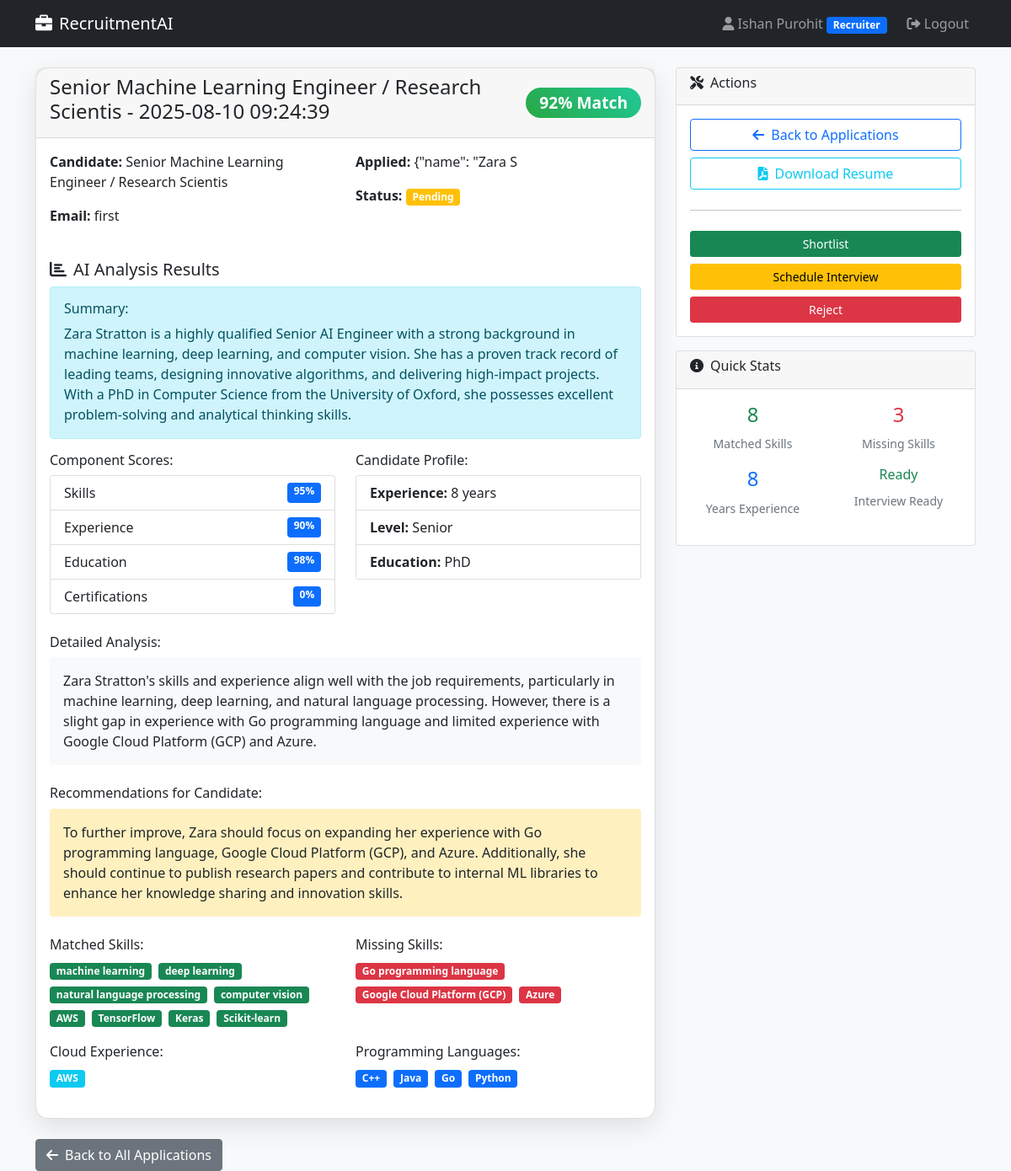
The page /application/1/details (signed in) on the database its author committed.
### tables this page shows
CREATE TABLE jobs (
            id INTEGER PRIMARY KEY AUTOINCREMENT,
            title TEXT NOT NULL,
            description TEXT,
            recruiter_id INTEGER,
            pdf_path TEXT,
            created_at TIMESTAMP DEFAULT CURRENT_TIMESTAMP,
            status TEXT DEFAULT 'active',
            FOREIGN KEY (recruiter_id) REFERENCES users (id)
        );

CREATE TABLE applications (
            id INTEGER PRIMARY KEY AUTOINCREMENT,
            job_id INTEGER,
            candidate_id INTEGER,
            resume_path TEXT,
            status TEXT DEFAULT 'pending',
            match_score INTEGER,
            analysis_data TEXT,  -- JSON string
            applied_at TIMESTAMP DEFAULT CURRENT_TIMESTAMP,
            FOREIGN KEY (job_id) REFERENCES jobs (id),
            FOREIGN KEY (candidate_id) REFERENCES users (id)
        );

CREATE TABLE users (
            id INTEGER PRIMARY KEY AUTOINCREMENT,
            email TEXT UNIQUE NOT NULL,
            password_hash TEXT NOT NULL,
            role TEXT NOT NULL,  -- 'recruiter' or 'candidate'
            name TEXT NOT NULL,
            created_at TIMESTAMP DEFAULT CURRENT_TIMESTAMP
        );

### app.py (the view)
@app.route('/application/<int:app_id>/details')
@login_required
def application_details(app_id):
    conn = sqlite3.connect('recruitment.db')
    cursor = conn.cursor()
    cursor.execute('''
        SELECT a.*, j.title as job_title, u.name as candidate_name, u.email as candidate_email
        FROM applications a
        JOIN jobs j ON a.job_id = j.id
        JOIN users u ON a.candidate_id = u.id
        WHERE a.id = ?
    ''', (app_id,))
    application = cursor.fetchone()
    if not application:
        flash('Application not found', 'error')
        return redirect(url_for('candidate_dashboard' if session['role'] == 'candidate' else 'recruiter_dashboard'))
    if session['role'] == 'candidate' and application[2] != session['user_id']:
        flash('Access denied', 'error')
        return redirect(url_for('candidate_dashboard'))
    elif session['role'] == 'recruiter':
        cursor.execute('SELECT recruiter_id FROM jobs WHERE id = ?', (application[1],))
        job_recruiter = cursor.fetchone()
        if not job_recruiter or job_recruiter[0] != session['user_id']:
            flash('Access denied', 'error')
            return redirect(url_for('recruiter_dashboard'))
    analysis_data = None
    if application[6]:  # analysis_data field
        try:
            analysis_data = json.loads(application[6])
        except:
            pass
    conn.close()
    return render_template('application_details.html',
                         application=application,
                         analysis_data=analysis_data)

### app.py (called while the page is built)
def login_required(f):
    @wraps(f)
    def decorated_function(*args, **kwargs):
        if 'user_id' not in session:
            return redirect(url_for('login'))
        return f(*args, **kwargs)
    return decorated_function

### templates/application_details.html (shortened to what this page needs)
{% extends "base.html" %}
{% block content %}
<div class="row">
    <div class="col-lg-8">
        <div class="card card-custom">
            <div class="card-header d-flex justify-content-between align-items-center">
                <h4>{{ application[8] }} - {{ application[7] }}</h4>
                {% if application[5] %}
                    {% if application[5] >= 85 %}
                        <span class="badge score-badge score-excellent">{{ application[5] }}% Match</span>
                    {% elif application[5] >= 70 %}
                        <span class="badge score-badge score-good">{{ application[5] }}% Match</span>
                    {% elif application[5] >= 50 %}
                        <span class="badge score-badge score-average">{{ application[5] }}% Match</span>
                    {% else %}
                        <span class="badge score-badge score-weak">{{ application[5] }}% Match</span>
                    {% endif %}
                {% endif %}
            </div>
            <div class="card-body">
                <div class="row mb-4">
                    <div class="col-md-6">
                        <p><strong>Candidate:</strong> {{ application[8] }}</p>
                        <p><strong>Email:</strong> {{ application[9] }}</p>
                    </div>
                    <div class="col-md-6">
                        <p><strong>Applied:</strong> {{ application[6][:16] }}</p>
                        <p><strong>Status:</strong>
                            <span class="badge bg-{% if application[4] == 'pending' %}warning{% elif application[4] == 'shortlisted' %}success{% else %}secondary{% endif %}">
                                {{ application[4].title() }}
                            </span>
                        </p>
                    </div>
                </div>
                {% if analysis_data %}
                <div class="analysis-section">
                    <h5><i class="fas fa-chart-bar me-2"></i>AI Analysis Results</h5>
                    {% if analysis_data.get('description') %}
                    <div class="alert alert-info">
                        <h6>Summary:</h6>
                        <p class="mb-0">{{ analysis_data.description }}</p>
                    </div>
                    {% endif %}
                    {% if analysis_data.get('score_breakdown') %}
                    <div class="row mb-4">
                        <div class="col-md-6">
                            <h6>Component Scores:</h6>
                            <ul class="list-group">
                                <li class="list-group-item d-flex justify-content-between">
                                    Skills <span class="badge bg-primary">{{ analysis_data.score_breakdown.get('skills_score', 0) }}%</span>
                                </li>
                                <li class="list-group-item d-flex justify-content-between">
                                    Experience <span class="badge bg-primary">{{ analysis_data.score_breakdown.get('experience_score', 0) }}%</span>
                                </li>
                                <li class="list-group-item d-flex justify-content-between">
                                    Education <span class="badge bg-primary">{{ analysis_data.score_breakdown.get('education_score', 0) }}%</span>
                                </li>
                                <li class="list-group-item d-flex justify-content-between">
                                    Certifications <span class="badge bg-primary">{{ analysis_data.score_breakdown.get('certifications_score', 0) }}%</span>
                                </li>
                            </ul>
                        </div>
                        <div class="col-md-6">
                            {% if analysis_data.get('metadata') %}
                            <h6>Candidate Profile:</h6>
                            <ul class="list-group">
                                {% if analysis_data.metadata.get('years_experience') %}
                                <li class="list-group-item">
                                    <strong>Experience:</strong> {{ analysis_data.metadata.years_experience }} years
                                </li>
                                {% endif %}
                                {% if analysis_data.metadata.get('seniority') %}
                                <li class="list-group-item">
                                    <strong>Level:</strong> {{ analysis_data.metadata.seniority.title() }}
                                </li>
                                {% endif %}
                                {% if analysis_data.metadata.get('education_level') %}
                                <li class="list-group-item">
                                    <strong>Education:</strong> {{ analysis_data.metadata.education_level }}
                                </li>
                                {% endif %}
                            </ul>
                            {% endif %}
                        </div>
                    </div>
                    {% endif %}
                    {% if analysis_data.get('matching_analysis') %}
                    <div class="mb-4">
                        <h6>Detailed Analysis:</h6>
                        <div class="p-3 bg-light rounded">
                            {{ analysis_data.matching_analysis }}
                        </div>
                    </div>
                    {% endif %}
                    {% if analysis_data.get('recommendation') %}
                    <div class="mb-4">
                        <h6>Recommendations for Candidate:</h6>
                        <div class="p-3 bg-warning bg-opacity-25 rounded">
                            {{ analysis_data.recommendation }}
                        </div>
                    </div>
                    {% endif %}
                    {% if analysis_data.get('metadata') %}
                    <div class="row">
                        {% if analysis_data.metadata.get('matched_skills') %}
                        <div class="col-md-6 mb-3">
                            <h6>Matched Skills:</h6>
                            {% for skill in analysis_data.metadata.matched_skills[:10] %}
                                <span class="badge bg-success me-1 mb-1">{{ skill }}</span>
                            {% endfor %}
                        </div>
                        {% endif %}
                        {% if analysis_data.metadata.get('missing_skills') %}
                        <div class="col-md-6 mb-3">
                            <h6>Missing Skills:</h6>
                            {% for skill in analysis_data.metadata.missing_skills[:10] %}
                                <span class="badge bg-danger me-1 mb-1">{{ skill }}</span>
                            {% endfor %}
                        </div>
                        {% endif %}
                        {% if analysis_data.metadata.get('cloud_experience') %}
                        <div class="col-md-6 mb-3">
                            <h6>Cloud Experience:</h6>
                            {% for cloud in analysis_data.metadata.cloud_experience %}
                                <span class="badge bg-info me-1 mb-1">{{ cloud }}</span>
                            {% endfor %}
                        </div>
                        {% endif %}
                        {% if analysis_data.metadata.get('languages') %}
                        <div class="col-md-6 mb-3">
                            <h6>Programming Languages:</h6>
                            {% for lang in analysis_data.metadata.languages %}
                                <span class="badge bg-primary me-1 mb-1">{{ lang }}</span>
                            {% endfor %}
                        </div>
                        {% endif %}
                    </div>
                    {% endif %}
                </div>
                {% else %}
                <div class="text-center py-4">
                    <i class="fas fa-robot fa-3x text-muted mb-3"></i>
                    <h5>AI Analysis Pending</h5>
                    <p class="text-muted">This application hasn't been analyzed yet. Click "Run AI Analysis" from the job applications page.</p>
                </div>
                {% endif %}
            </div>
        </div>
    </div>
    <div class="col-lg-4">
        <div class="card">
            <div class="card-header">
                <h6><i class="fas fa-tools me-2"></i>Actions</h6>
            </div>
            <div class="card-body">
                {% if session.role == 'recruiter' %}
                <div class="d-grid gap-2">
                    <a href="{{ url_for('job_applications', job_id=application[1]) }}" class="btn btn-outline-primary">
                        <i class="fas fa-arrow-left me-2"></i>Back to Applications
                    </a>
                    <a href="{{ application[3] }}" class="btn btn-outline-info" target="_blank">
                        <i class="fas fa-file-pdf me-2"></i>Download Resume
                    </a>
                    <hr>
                    <button class="btn btn-success btn-sm">Shortlist</button>
                    <button class="btn btn-warning btn-sm">Schedule Interview</button>
                    <button class="btn btn-danger btn-sm">Reject</button>
                </div>
                {% endif %}
            </div>
        </div>
        {% if analysis_data and analysis_data.get('metadata') %}
        <div class="card mt-3">
            <div class="card-header">
                <h6><i class="fas fa-info-circle me-2"></i>Quick Stats</h6>
            </div>
            <div class="card-body">
                <div class="row text-center">
                    {% if analysis_data.metadata.get('matched_skills') %}
                    <div class="col-6 mb-3">
                        <h4 class="text-success">{{ analysis_data.metadata.matched_skills|length }}</h4>
                        <small class="text-muted">Matched Skills</small>
                    </div>
                    {% endif %}
                    {% if analysis_data.metadata.get('missing_skills') %}
                    <div class="col-6 mb-3">
                        <h4 class="text-danger">{{ analysis_data.metadata.missing_skills|length }}</h4>
                        <small class="text-muted">Missing Skills</small>
                    </div>
                    {% endif %}
                    {% if analysis_data.metadata.get('years_experience') %}
                    <div class="col-6 mb-3">
                        <h4 class="text-primary">{{ analysis_data.metadata.years_experience }}</h4>
                        <small class="text-muted">Years Experience</small>
                    </div>
                    {% endif %}
                    {% if analysis_data.metadata.get('interview_readiness') %}
                    <div class="col-6 mb-3">
                        <h6 class="
                            {% if analysis_data.metadata.interview_readiness == 'Ready' %}text-success
                            {% elif analysis_data.metadata.interview_readiness == 'NeedsPrep' %}text-warning
                            {% else %}text-danger{% endif %}
                        ">{{ analysis_data.metadata.interview_readiness }}</h6>
                        <small class="text-muted">Interview Ready</small>
                    </div>
                    {% endif %}
                </div>
            </div>
        </div>
        {% endif %}
    </div>
</div>
<div class="mt-4">
    {% if session.role == 'recruiter' %}
    <a href="{{ url_for('job_applications', job_id=application[1]) }}" class="btn btn-secondary">
        <i class="fas fa-arrow-left me-2"></i>Back to All Applications
    </a>
    {% else %}
    <a href="{{ url_for('candidate_dashboard') }}" class="btn btn-secondary">
        <i class="fas fa-arrow-left me-2"></i>Back to Dashboard
    </a>
    {% endif %}
</div>
{% endblock %}

### templates/base.html (style rules this page uses)
.card-custom { border-radius: 15px; box-shadow: 0 10px 30px rgba(0,0,0,0.1); }
.score-badge { font-size: 1.2rem; padding: 0.5rem 1rem; border-radius: 50px; }
.score-excellent { background: linear-gradient(45deg, #28a745, #20c997); }

### rows shown on the page
jobs: title "Senior Machine Learning Engineer / Research Scientis"
applications: applied_at "2025-08-10 09:24:39", match_score "92", analysis_data "{\"name\": \"Zara S", status "Pending"
users: name "first"

### other values the page prints
{{ session.name }} "Ishan Purohit"
{{ session.role.title() }} "Recruiter"
{{ analysis_data.score_breakdown.get('skills_score', 0) }} "95"
{{ analysis_data.score_breakdown.get('experience_score', 0) }} "90"
{{ analysis_data.score_breakdown.get('education_score', 0) }} "98"
{{ analysis_data.score_breakdown.get('certifications_score', 0) }} "0"
{{ analysis_data.metadata.years_experience }} "8"
{{ analysis_data.metadata.seniority.title() }} "Senior"
{{ analysis_data.metadata.education_level }} "PhD"
{{ skill }} "machine learning" "deep learning" "natural language processing" "computer vision" "AWS" "TensorFlow" "Keras" "Scikit-learn"
{{ skill }} "Go programming language" "Google Cloud Platform (GCP)" "Azure"
{{ cloud }} "AWS"
{{ lang }} "C++" "Java" "Go" "Python"
{{ analysis_data.metadata.matched_skills|length }} "8"
{{ analysis_data.metadata.missing_skills|length }} "3"
